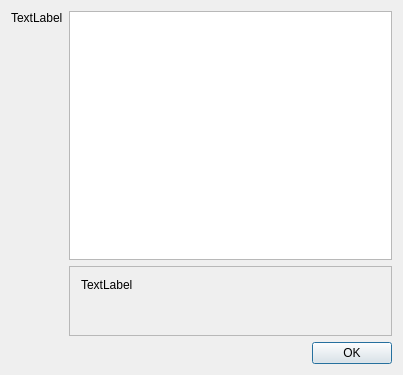
<?xml version="1.0" encoding="UTF-8"?>
<ui version="4.0">
 <class>ErrorDialog</class>
 <widget class="QDialog" name="ErrorDialog">
  <property name="geometry">
   <rect>
    <x>0</x>
    <y>0</y>
    <width>403</width>
    <height>375</height>
   </rect>
  </property>
  <property name="windowTitle">
   <string>ErrorDialog</string>
  </property>
  <layout class="QVBoxLayout" name="verticalLayout_3">
   <item>
    <layout class="QHBoxLayout" name="horizontalLayout">
     <item>
      <layout class="QVBoxLayout" name="verticalLayout" stretch="0,0">
       <item>
        <widget class="QLabel" name="lbIcon">
         <property name="text">
          <string>TextLabel</string>
         </property>
        </widget>
       </item>
       <item>
        <spacer name="verticalSpacer">
         <property name="orientation">
          <enum>Qt::Vertical</enum>
         </property>
         <property name="sizeHint" stdset="0">
          <size>
           <width>20</width>
           <height>40</height>
          </size>
         </property>
        </spacer>
       </item>
      </layout>
     </item>
     <item>
      <layout class="QVBoxLayout" name="verticalLayout_2" stretch="10,0">
       <item>
        <widget class="QPlainTextEdit" name="teMessage">
         <property name="lineWrapMode">
          <enum>QPlainTextEdit::NoWrap</enum>
         </property>
         <property name="readOnly">
          <bool>true</bool>
         </property>
        </widget>
       </item>
       <item>
        <widget class="QScrollArea" name="scrollArea">
         <property name="widgetResizable">
          <bool>true</bool>
         </property>
         <widget class="QWidget" name="scrollAreaWidgetContents">
          <property name="geometry">
           <rect>
            <x>0</x>
            <y>0</y>
            <width>317</width>
            <height>69</height>
           </rect>
          </property>
          <layout class="QGridLayout" name="gridLayout">
           <item row="0" column="0">
            <widget class="QLabel" name="lbHelperText">
             <property name="text">
              <string>TextLabel</string>
             </property>
             <property name="alignment">
              <set>Qt::AlignLeading|Qt::AlignLeft|Qt::AlignTop</set>
             </property>
             <property name="wordWrap">
              <bool>true</bool>
             </property>
            </widget>
           </item>
          </layout>
         </widget>
        </widget>
       </item>
      </layout>
     </item>
    </layout>
   </item>
   <item>
    <layout class="QHBoxLayout" name="horizontalLayout_2">
     <item>
      <spacer name="horizontalSpacer">
       <property name="orientation">
        <enum>Qt::Horizontal</enum>
       </property>
       <property name="sizeHint" stdset="0">
        <size>
         <width>40</width>
         <height>20</height>
        </size>
       </property>
      </spacer>
     </item>
     <item>
      <widget class="QPushButton" name="btnOK">
       <property name="text">
        <string>OK</string>
       </property>
      </widget>
     </item>
    </layout>
   </item>
  </layout>
 </widget>
 <layoutdefault spacing="6" margin="11"/>
 <resources/>
 <connections/>
</ui>
